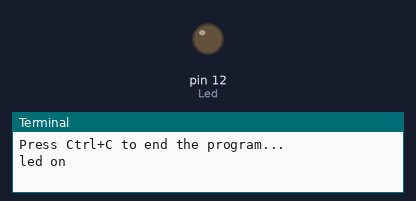
Bench run of a program on a simulated Raspberry Pi (header pin numbers). Shown: output pins drawn as LEDs (lit = HIGH), the last lines printed to the terminal.

Above: at 1.0 s.
At 3.0 s:
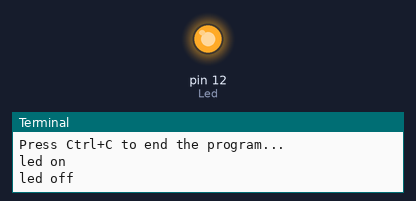
Timing chart, 0 to 5.2 s (numbered marks = the images above):
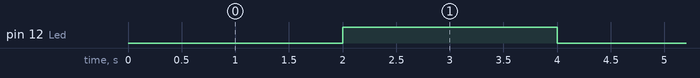

Measured:
- by itself, pin 12 (Led): alternates HIGH for 2.0 s and LOW for 2.0 s

The program:

led.py
```python
#!/user/bin/env python3

from RPi import GPIO
import time

Led = 12  # pin 11

def setup():
    GPIO.setmode(GPIO.BOARD)
    GPIO.setup(Led, GPIO.OUT)
    GPIO.output(Led, GPIO.HIGH)


def loop():

    while True:
        print('led on')
        GPIO.output(Led, GPIO.LOW)
        time.sleep(2)
        print('led off')
        GPIO.output(Led, GPIO.HIGH)
        time.sleep(2)

def destroy():
    GPIO.output(Led, GPIO.HIGH)
    GPIO.cleanup()

if __name__ == "__main__":
    print('Press Ctrl+C to end the program...')
    setup()
    try:
        loop()
    except KeyboardInterrupt:  # When 'Ctrl+C' is pressed, the child program destroy() will be  executed.
        destroy()
```
